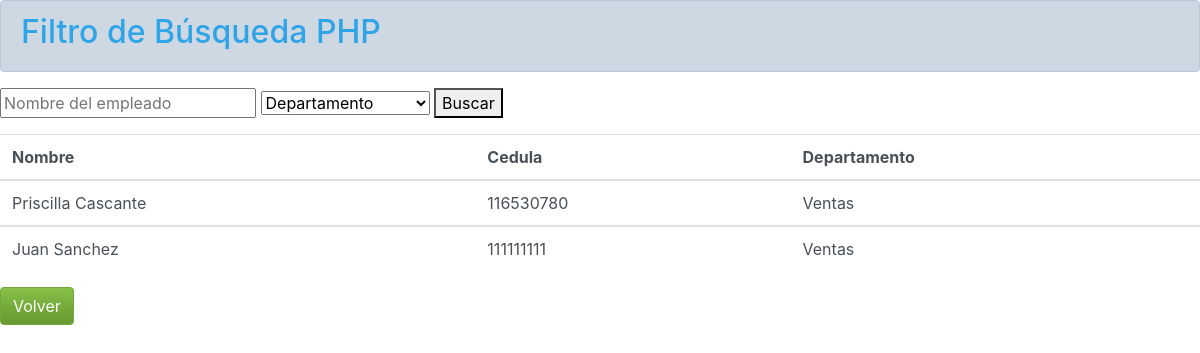
Page /consulta_emp_departamento.php (signed in) on the committed database.
### tables this page shows
CREATE TABLE `empleado` (
  `id` int(11) NOT NULL,
  `nombre` varchar(50) NOT NULL,
  `apellido` varchar(50) NOT NULL,
  `cedula` varchar(25) NOT NULL,
  `idnacionalidad` int(11) NOT NULL,
  `idprovincia` int(11) NOT NULL,
  `idcanton` int(11) NOT NULL,
  `iddistrito` int(11) NOT NULL,
  `direccion` varchar(500) NOT NULL,
  `telefono` int(11) NOT NULL,
  `celular` int(11) NOT NULL,
  `email` varchar(255) NOT NULL,
  `idestudio` tinyint(4) NOT NULL,
  `nacimiento` date NOT NULL,
  `iddepartamento` int(11) NOT NULL,
  `puesto` varchar(50) NOT NULL,
  `banco` varchar(200) NOT NULL,
  `bancaria` varchar(25) NOT NULL,
  `idestado` int(11) NOT NULL,
  `usuario` varchar(10) NOT NULL,
  `password` varchar(10) NOT NULL,
  `idrol` int(11) NOT NULL
);

CREATE TABLE `departamento` (
  `iddepartamento` int(11) NOT NULL,
  `nombredepartamento` varchar(50) NOT NULL,
  `descripcion` varchar(200) NOT NULL
);

### consulta_emp_departamento.php (the view, shortened to what this page needs)
<?php
	require_once "config.php";
	$where = $nombreempleado = $departamento = $sql = "";
	$where="emp.nombre like '".$nombreempleado."%'";
	$sql = "SELECT emp.nombre as Nombre,
	               emp.apellido as Apellido,
	               emp.cedula as Cedula,
	               dep.nombredepartamento as Departamento
			FROM empleado emp
				INNER JOIN departamento dep ON dep.iddepartamento = emp.iddepartamento
			WHERE $where";
	if($result = mysqli_query($link, $sql)){
    	if(mysqli_num_rows($result) == 0){
			$mensaje = "<h1> No se han encontrado resultados</h1>";
		}
	}
?>
<html lang="es">
	<head>
  		<link rel="stylesheet" type="text/css" href="bootstrap.css">
	</head>
	<body>
		<header>
			<div class="alert alert-info">
				<h2>Filtro de Búsqueda PHP</h2>
			</div>
		</header>
		<section>
			<form method="post">
				<input type="text" placeholder="Nombre del empleado" name="nombreempleado"/>
				<select name="departamento">
					<option>Departamento</option>
				</select>
				<button name="buscar" type="submit">Buscar</button>
			</form>
			<table class="table">
				<tr>
					<th>Nombre</th>
					<th>Cedula</th>
					<th>Departamento</th>
				</tr>
				<?php
					while ($row = mysqli_fetch_array($result)){
						echo"<tbody>";
			            echo"<tr>";
			            echo"<td>".$row['Nombre']. " ".$row['Apellido']."</td>";
			            echo"<td>".$row['Cedula']."</td>";
			            echo"<td>".$row['Departamento']."</td>";
			            echo"</tr>";
			            echo"</tbody>";
					}
				?>
			</table>
		</section>
		<a href="consultas_gestor.php" class="btn btn-success pull-right">Volver</a>
	</body>
</html>

### rows in the picture
empleado: nombre "Priscilla", apellido "Cascante", cedula "116530780", iddepartamento.nombredepartamento "Ventas"
empleado: nombre "Juan", apellido "Sanchez", cedula "111111111", iddepartamento.nombredepartamento "Ventas"
